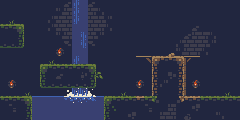

A 2D game scene composited from a Tiled map and its tileset images. What follows is a short description and the map's XML, with every tile layer's data as written:
An orthogonal 30x15 tile map with 8x8 px tiles, 3 tile layers (Water, Details, Platforms) and 3 objects.

<map version="1.9" tiledversion="1.9.2" orientation="orthogonal" renderorder="right-down" width="30" height="15" tilewidth="8" tileheight="8" infinite="0" backgroundcolor="#21263f" nextlayerid="9" nextobjectid="5">
 <tileset firstgid="1" source="test.tsx" />
 <layer id="2" name="Water" width="30" height="15">
  <data encoding="csv">
0,0,0,0,0,0,0,0,0,66,91,0,0,0,0,0,0,0,0,0,0,0,0,0,0,0,0,0,0,0,
0,0,0,0,0,0,0,0,0,66,91,0,0,0,0,0,0,0,0,0,0,0,0,0,0,0,0,0,0,0,
0,0,0,0,0,0,0,0,0,66,91,0,0,0,0,0,0,0,0,0,0,0,0,0,0,0,0,0,0,0,
0,0,0,0,0,0,0,0,0,91,91,0,0,0,0,0,0,0,0,0,0,0,0,0,0,0,0,0,0,0,
0,0,0,0,0,0,0,0,0,91,2147483714,0,0,0,0,0,0,0,0,0,0,0,0,0,0,0,0,0,0,0,
0,0,0,0,0,0,0,0,0,91,2147483714,0,0,0,0,0,0,0,0,0,0,0,0,0,0,0,0,0,0,0,
0,0,0,0,0,0,0,0,0,91,91,0,0,0,0,0,0,0,0,0,0,0,0,0,0,0,0,0,0,0,
0,0,0,0,0,0,0,0,0,66,91,0,0,0,0,0,0,0,0,0,0,0,0,0,0,0,0,0,0,0,
0,0,0,0,0,0,0,0,0,91,91,0,0,0,0,0,0,0,0,0,0,0,0,0,0,0,0,0,0,0,
0,0,0,0,0,0,0,0,0,91,91,0,0,0,0,0,0,0,0,0,0,0,0,0,0,0,0,0,0,0,
0,0,0,0,0,0,0,0,0,91,91,0,0,0,0,0,0,0,0,0,0,0,0,0,0,0,0,0,0,0,
0,0,0,0,0,0,0,0,73,74,74,75,0,0,0,0,0,0,0,0,0,0,0,0,0,0,0,0,0,0,
0,0,0,0,84,84,84,84,81,82,82,83,84,0,0,0,0,0,0,0,0,0,0,0,0,0,0,0,0,0,
0,0,0,0,91,91,91,91,91,91,91,91,91,0,0,0,0,0,0,0,0,0,0,0,0,0,0,0,0,0,
0,0,0,0,91,91,91,91,91,91,91,91,91,0,0,0,0,0,0,0,0,0,0,0,0,0,0,0,0,0
</data>
 </layer>
 <layer id="4" name="Details" width="30" height="15">
  <data encoding="csv">
0,0,0,0,0,0,0,0,3,0,0,3,0,0,0,0,0,0,0,0,0,0,0,0,0,0,0,0,0,0,
0,0,0,0,0,0,0,5,4,0,0,4,5,0,0,0,0,0,0,0,0,0,0,0,0,0,0,0,0,0,
0,27,0,0,0,0,2147483653,4,4,0,0,4,4,2147483653,0,0,0,0,0,0,0,0,0,0,0,0,0,0,0,0,
0,0,0,0,0,0,2147483653,4,4,0,0,4,4,5,0,0,0,0,0,0,0,0,0,0,3,0,0,0,0,0,
0,0,0,0,0,0,0,5,4,0,0,4,2147483653,0,0,0,0,0,0,0,0,0,0,3,4,4,5,0,0,0,
0,0,0,0,0,0,0,0,1073741827,0,0,1073741827,0,0,0,0,0,0,0,0,0,0,2147483653,4,4,4,2147483653,0,0,0,
0,0,0,0,0,0,0,46,0,0,0,0,0,0,0,0,0,0,0,0,0,45,5,4,4,5,0,0,0,0,
0,0,0,0,0,0,27,0,0,0,0,0,0,0,0,0,0,0,0,0,0,0,0,4,5,0,0,0,0,0,
0,0,0,0,0,0,0,0,0,0,0,0,0,0,0,0,0,0,0,0,0,0,0,5,0,0,0,0,0,0,
0,0,0,0,0,0,1,3,1,1,6,0,2147483734,0,0,0,0,0,0,0,0,7,0,0,0,0,0,0,0,0,
0,46,0,0,0,0,0,0,0,0,0,0,0,0,0,0,0,46,0,0,2147483653,0,0,0,46,0,0,0,0,0,
0,0,0,27,0,0,0,0,0,0,0,0,0,0,0,27,0,0,0,0,0,0,0,0,0,0,0,0,27,0,
0,0,0,0,0,0,0,0,0,0,0,0,0,0,0,0,0,0,0,11,0,0,2147483686,0,0,0,0,0,0,0,
0,3758096389,0,0,0,0,0,0,0,0,0,0,0,0,18,0,0,0,3758096389,0,0,4,0,0,2147483655,0,0,0,0,0,
0,0,0,0,0,0,0,0,0,0,0,0,0,0,0,0,2147483655,0,0,0,4,4,0,2,0,0,0,5,0,0
</data>
 </layer>
 <layer id="3" name="Platforms" width="30" height="15">
  <data encoding="csv">
0,0,0,0,0,0,0,0,0,0,0,0,0,0,0,0,0,0,0,0,0,0,0,0,0,0,0,0,0,0,
0,0,0,0,0,0,0,0,0,0,0,0,0,0,0,0,0,0,0,0,0,0,0,0,0,0,0,0,0,0,
0,0,0,0,0,0,0,0,0,0,0,0,0,0,0,0,0,0,0,0,0,0,0,0,0,0,0,0,0,0,
10,10,2147483657,0,0,0,0,0,0,0,0,0,0,0,0,0,0,0,0,0,0,0,0,0,0,0,0,0,0,0,
0,0,2147483665,0,0,0,0,0,0,0,0,0,0,0,0,0,0,0,0,0,0,0,0,0,0,0,0,0,0,0,
26,26,2147483673,0,0,0,0,0,0,0,0,0,0,0,0,0,0,0,0,0,0,0,0,0,0,0,0,0,0,0,
0,0,0,0,0,0,0,0,0,0,0,0,0,0,0,0,0,0,0,0,0,0,0,0,0,0,0,0,0,0,
0,0,0,0,0,0,0,0,0,0,0,0,0,0,0,0,0,15,16,36,37,37,2147483684,2147483671,15,0,0,0,0,0,
0,0,0,0,0,9,10,10,10,10,10,2147483657,0,0,0,0,0,0,0,44,0,0,2147483692,2147483679,0,0,0,0,0,0,
0,0,0,0,0,17,0,0,0,0,0,2147483665,0,0,0,0,0,0,0,44,0,0,2147483692,2147483679,0,0,0,0,0,0,
0,0,0,0,0,25,26,26,26,26,26,2147483673,0,0,0,0,0,0,0,44,0,0,2147483692,2147483679,0,0,0,0,0,0,
0,0,0,0,0,0,0,0,0,0,0,0,0,0,0,0,0,0,0,44,0,0,2147483692,2147483679,0,0,0,0,0,0,
10,10,10,2147483657,0,0,0,0,0,0,0,0,0,9,10,10,10,37,10,0,0,0,0,37,37,10,10,10,10,10,
0,0,0,2147483665,0,0,0,0,0,0,0,0,0,17,0,0,0,0,0,0,0,0,0,0,0,0,0,0,0,0,
0,0,0,2147483665,0,0,0,0,0,0,0,0,0,17,0,0,0,0,0,0,0,0,0,0,0,0,0,0,0,0
</data>
 </layer>
 <group id="7" name="Hitboxes">
  <objectgroup id="5" name="main">
   <object id="2" x="152.175" y="56.1014" width="32.083" height="39.9722" />
   <object id="3" x="136" y="95.8182" width="64.1818" height="8.18182" />
   <object id="4" x="192" y="57.25">
    <polygon points="0,0 -5.5,5.5 -5.75,38.25 -8,38.25 -8,-1.25 0.0869565,-1.33696" />
   </object>
  </objectgroup>
 </group>
</map>
